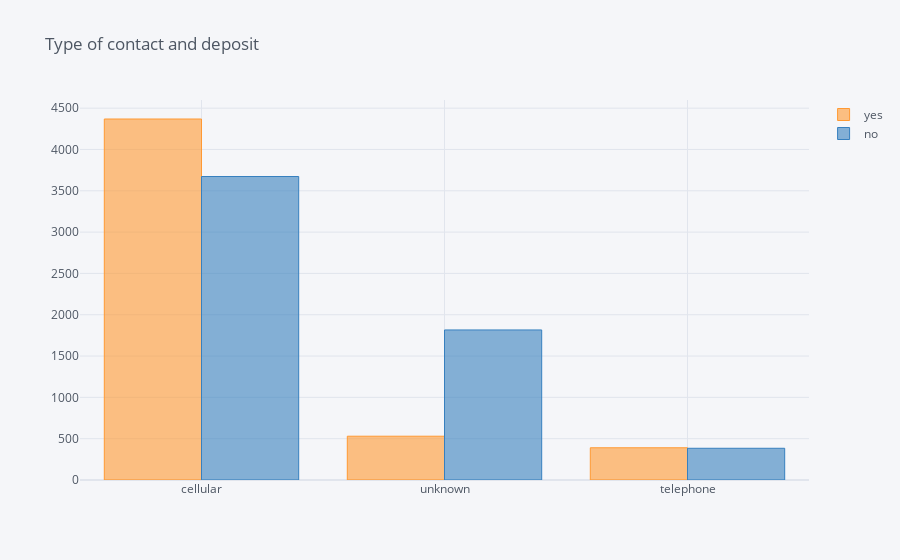

Notebook source saved alongside this figure:
### Code cell
#type of contact and deposit
j_df = pd.DataFrame()

j_df['yes'] = data[data['deposit'] == 'yes']['contact'].value_counts()
j_df['no'] = data[data['deposit'] == 'no']['contact'].value_counts()

j_df.iplot(kind = 'bar', title = 'Type of contact and deposit')

### Figure 1 — Plotly figure (JSON) as saved in the notebook; plotly's stock layout.template omitted (floating-point values rounded to 4 significant figures)
{"data": [{"marker": {"color": "rgba(255, 153, 51, 0.6)", "line": {"color": "rgba(255, 153, 51, 1.0)", "width": 1}}, "name": "yes", "orientation": "v", "text": "", "type": "bar", "x": ["cellular", "unknown", "telephone"], "y": [4369, 530, 390]}, {"marker": {"color": "rgba(55, 128, 191, 0.6)", "line": {"color": "rgba(55, 128, 191, 1.0)", "width": 1}}, "name": "no", "orientation": "v", "text": "", "type": "bar", "x": ["cellular", "unknown", "telephone"], "y": [3673, 1816, 384]}], "layout": {"autosize": true, "legend": {"bgcolor": "#F5F6F9", "font": {"color": "#4D5663"}}, "paper_bgcolor": "#F5F6F9", "plot_bgcolor": "#F5F6F9", "title": {"font": {"color": "#4D5663"}, "text": "Type of contact and deposit"}, "xaxis": {"autorange": true, "gridcolor": "#E1E5ED", "range": [-0.5, 2.5], "showgrid": true, "tickfont": {"color": "#4D5663"}, "title": {"font": {"color": "#4D5663"}, "text": ""}, "type": "category", "zerolinecolor": "#E1E5ED"}, "yaxis": {"autorange": true, "gridcolor": "#E1E5ED", "range": [0, 4599.0], "showgrid": true, "tickfont": {"color": "#4D5663"}, "title": {"font": {"color": "#4D5663"}, "text": ""}, "type": "linear", "zerolinecolor": "#E1E5ED"}}}
